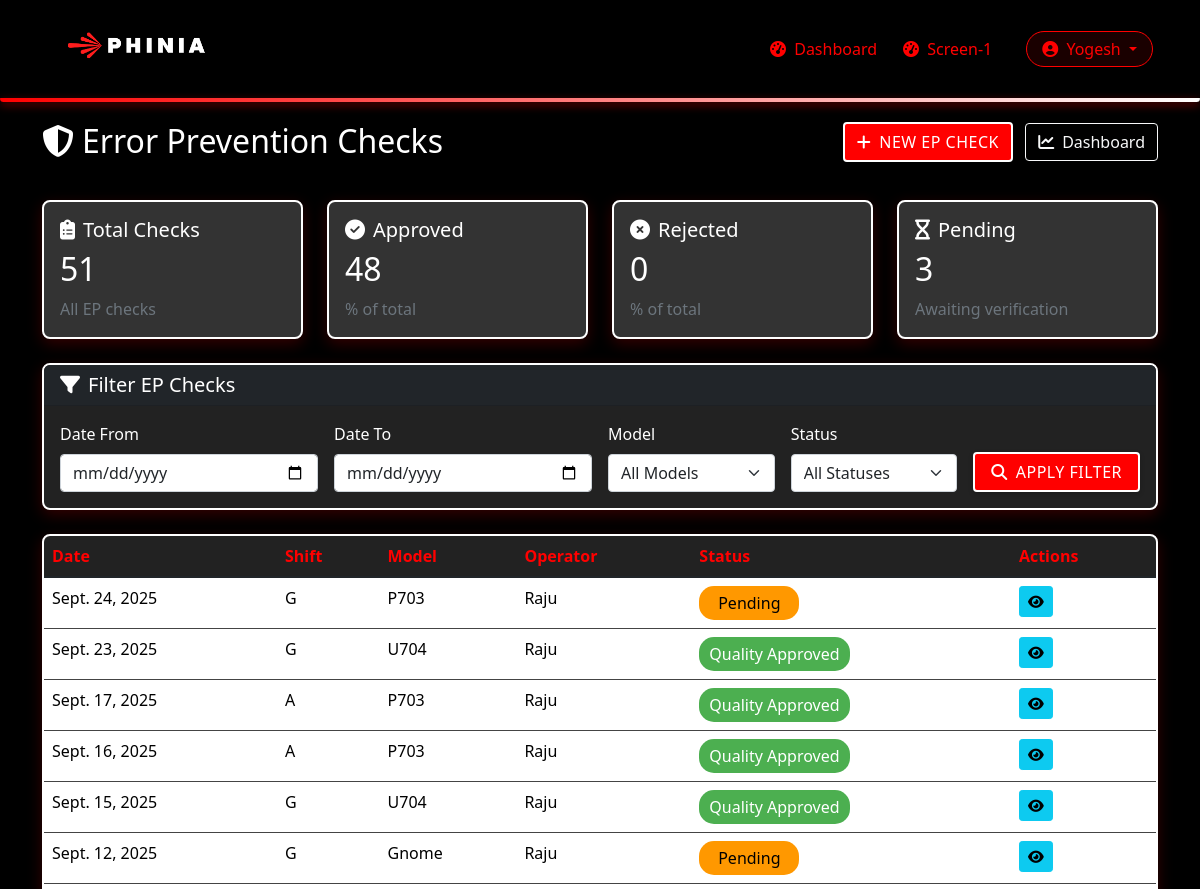
Page /ep-checks/ (signed in, upper part) on the earlier database version.
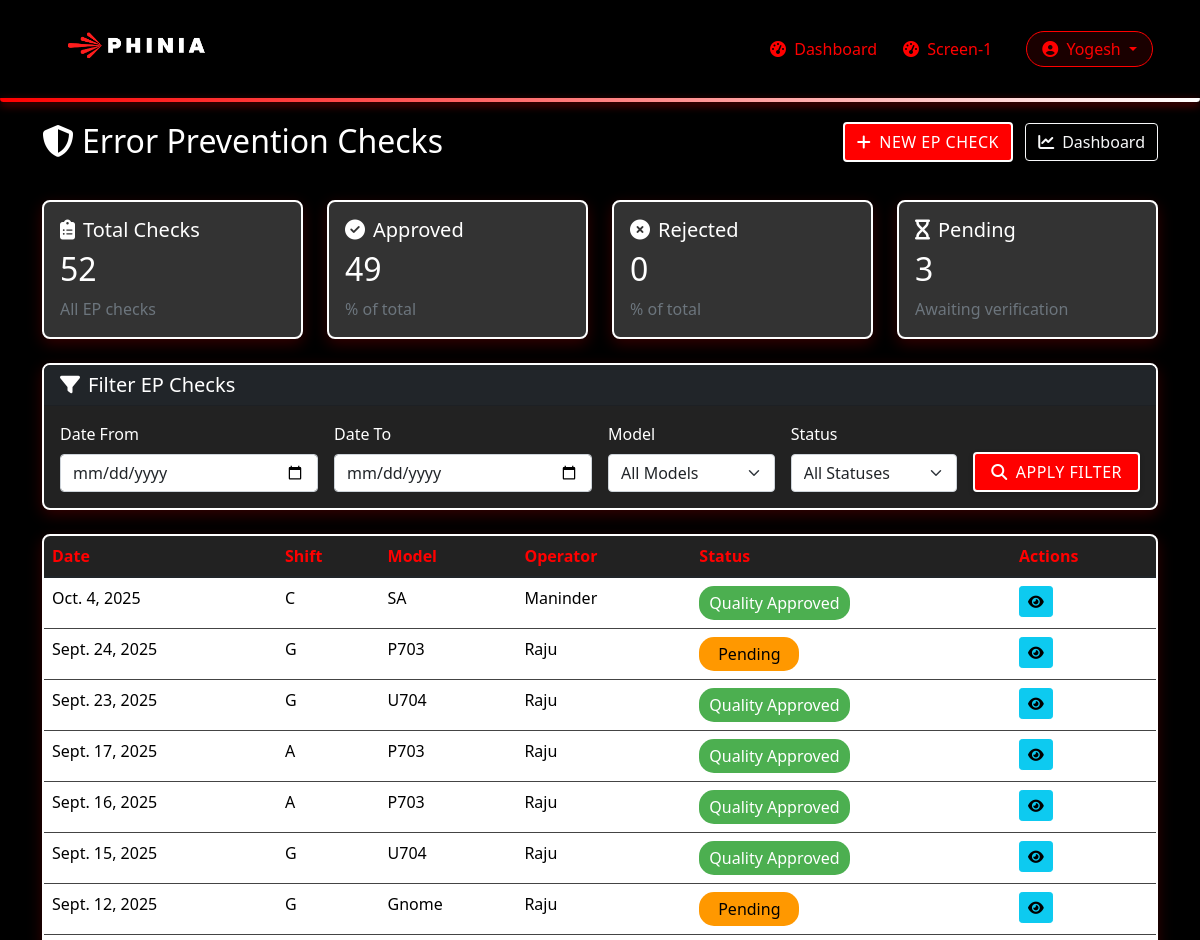
Same page on the later database version.
### main/models.py (models this page shows, shortened)
class ErrorPreventionCheck(models.Model):
    OK_NG_CHOICES = [('OK', 'OK'), ('NG', 'NG')]
    STATUS_CHOICES = (
        ('pending', 'Pending'),
        ('supervisor_approved', 'Supervisor Approved'),
        ('quality_approved', 'Quality Approved'),
        ('rejected', 'Rejected'),
    )
    verification_status = models.ForeignKey(
        'DailyVerificationStatus',
        on_delete=models.CASCADE,
        related_name='error_prevention_checks',
        blank=True,
        null=True
    )
    date = models.DateField()
    operator = models.ForeignKey('User', on_delete=models.CASCADE, related_name='ep_operator_checks')
    supervisor = models.ForeignKey(
        'User',
        on_delete=models.CASCADE,
        related_name='ep_supervisor_checks',
        blank=True,
        null=True
    )
    quality_supervisor = models.ForeignKey(
        'User',
        on_delete=models.CASCADE,
        related_name='ep_quality_checks',
        blank=True,
        null=True
    )
    status = models.CharField(max_length=20, choices=STATUS_CHOICES, default='pending')
    comments = models.TextField(blank=True, null=True)
    current_model = models.CharField(
        max_length=10,
        choices=[
            ('P703', 'P703'),
            ('U704', 'U704'),
            ('FD', 'FD'),
            ('SA', 'SA'),
            ('Gnome', 'Gnome'),
        ],
        verbose_name="Current Running Model",
        blank=True,
        null=True
    )
    SHIFTS = [
        ('S1', 'S1 - 6:30 AM to 6:30 PM'),
        ('A', 'A - 6:30 AM to 3:00 PM'),
        ('G', 'G - 8:30 AM to 5:00 PM'),
        ('B', 'B - 3:00 PM to 11:30 PM'),
        ('C', 'C - 11:30 PM to 6:30 AM'),
        ('S2', 'S2 - 6:30 PM to 6:30 AM'),
    ]
    shift = models.CharField(
        max_length=10,
        choices=SHIFTS,
        verbose_name="Shift",
        blank=True,
        null=True
    )
    created_at = models.DateTimeField(auto_now_add=True)
    updated_at = models.DateTimeField(auto_now=True)
    class Meta:
        ordering = ['-date', '-created_at']
        verbose_name = "Error Prevention Check"
        verbose_name_plural = "Error Prevention Checks"

class User(AbstractUser):
    USER_TYPES = (
        ('operator', 'Operator'),
        ('shift_supervisor', 'Shift Supervisor'),
        ('quality_supervisor', 'Quality Supervisor'),
    )
    company_id = models.CharField(max_length=100, blank=True, null=True)
    skill_matrix_level = models.CharField(max_length=200, blank=True, null=True)
    user_type = models.CharField(max_length=20, choices=USER_TYPES)

### main/views.py (the view)
# urls.py: path('ep-checks/', views.ep_check_list, name='ep_check_list'),
@login_required
def ep_check_list(request):
    form = ErrorPreventionFilterForm(request.GET)
    ep_checks = ErrorPreventionCheck.objects.select_related(
        'verification_status__shift',
        'operator',
        'supervisor',
        'quality_supervisor'
    )
    if form.is_valid():
        data = form.cleaned_data
        if data.get('date_from'):
            ep_checks = ep_checks.filter(date__gte=data['date_from'])
        if data.get('date_to'):
            ep_checks = ep_checks.filter(date__lte=data['date_to'])
        if data.get('model'):
            ep_checks = ep_checks.filter(current_model=data['model'])
        if data.get('status'):
            ep_checks = ep_checks.filter(status=data['status'])
    ep_checks = ep_checks.order_by('-date')
    stats = {
        'total': ep_checks.count(),
        'pending': ep_checks.filter(status='pending').count(),
        'approved': ep_checks.filter(status__in=['supervisor_approved', 'quality_approved']).count(),
        'rejected': ep_checks.filter(status='rejected').count(),
    }
    context = {
        'ep_checks': ep_checks,
        'filter_form': form,
        'stats': stats,
        'title': 'Error Prevention Checks'
    }
    return render(request, 'main/operations/ep_check_list.html', context)

### main/templates/main/operations/ep_check_list.html (shortened to what the changed rows need)
{% extends 'main/base.html' %}
{% load static %}
{% block content %}
<div class="row mb-4">
    <div class="col-md-8">
        <h2 class="mb-3"><i class="fas fa-shield-alt me-2"></i>Error Prevention Checks</h2>
    </div>
</div>
<div class="row mb-4">
    <div class="col-md-3">
        <div class="card stats-card">
            <div class="card-body">
                <h5 class="card-title text-white"><i class="fas fa-clipboard-list me-2"></i>Total Checks</h5>
                <h2 class="text-white">{{ stats.total }}</h2>
                <p class="text-muted mb-0">All EP checks</p>
            </div>
        </div>
    </div>
    <div class="col-md-3">
        <div class="card stats-card">
            <div class="card-body">
                <h5 class="card-title text-white"><i class="fas fa-check-circle me-2"></i>Approved</h5>
                <h2 class="text-white">{{ stats.approved }}</h2>
                <p class="text-muted mb-0">{{ stats.approved_percentage|floatformat:1 }}% of total</p>
            </div>
        </div>
    </div>
    <div class="col-md-3">
        <div class="card stats-card">
            <div class="card-body">
                <h2 class="text-white">{{ stats.rejected }}</h2>
            </div>
        </div>
    </div>
    <div class="col-md-3">
        <div class="card stats-card">
            <div class="card-body">
                <h2 class="text-white">{{ stats.pending }}</h2>
            </div>
        </div>
    </div>
</div>
<div class="card mt-4">
    <div class="card-body p-0">
        <div class="table-responsive">
            <table class="table table-hover ep-table mb-0">
                <thead>
                    <tr>
                        <th>Date</th>
                        <th>Shift</th>
                        <th>Model</th>
                        <th>Operator</th>
                        <th>Status</th>
                        <th>Actions</th>
                    </tr>
                </thead>
                <tbody>
                    {% for check in ep_checks %}
                    <tr>
                        <td>{{ check.date }}</td>
                        <td>{{ check.shift }}</td>
                        <td>{{ check.current_model }}</td>
                        <td>{{ check.operator.username }}</td>
                        <td>
                            {% if check.status == 'pending' %}
                            <span class="status-badge status-pending">Pending</span>
                            {% elif check.status == 'supervisor_approved' %}
                            <span class="status-badge status-supervisor-approved">Supervisor Approved</span>
                            {% elif check.status == 'quality_approved' %}
                            <span class="status-badge status-quality-approved">Quality Approved</span>
                            {% elif check.status == 'rejected' %}
                            <span class="status-badge status-rejected">Rejected</span>
                            {% endif %}
                        </td>
                        <td>
                            <a href="{% url 'ep_check_detail' pk=check.id %}" class="btn btn-sm btn-info">
                                <i class="fas fa-eye"></i>
                            </a>
                        </td>
                    </tr>
                    {% endfor %}
                </tbody>
            </table>
        </div>
    </div>
</div>
{% endblock %}

Differences in the rows shown:
added ErrorPreventionCheck: date "Oct. 4, 2025", shift "C", current_model "SA", operator.username "Maninder", status "Quality Approved"
Other differences:
{{ stats.total }}: "51" → "52"
{{ stats.approved }}: "48" → "49"
